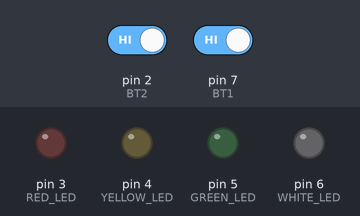
The sketch below on a simulated Arduino Uno, built with avr-gcc and run on an emulated ATmega328P. Shown: output pins drawn as LEDs (lit = HIGH). Dashed ring = blinking. Inputs (shaded band) come from the test bench; at power-on: pin 7 (BT1) HIGH, pin 2 (BT2) HIGH.

Above: at 1.2 s.
1.3 s: pin 7 (BT1) driven LOW
At 1.4 s:
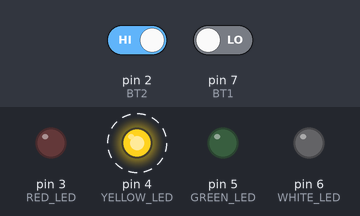
4.3 s: pin 2 (BT2) driven LOW
At 4.41 s:
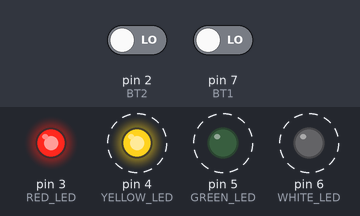
7.3 s: pin 7 (BT1) driven HIGH
At 7.3 s:
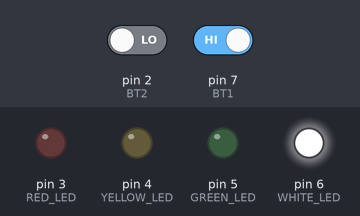
Timing chart, 0 to 10.3 s (numbered marks = the images above; inputs shaded):
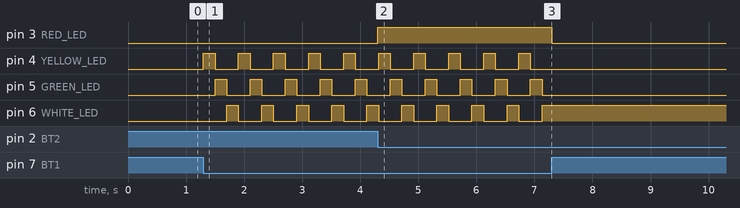

The sketch:

electrostimulator.ino
```cpp
// Definindo as entradas de cada componente do sistema
int BT1 = 7;
int BT2 = 2;
int RED_LED = 3;
int YELLOW_LED = 4;
int GREEN_LED = 5;
int WHITE_LED = 6;
int DEBOUNCE_DELAY = 200;

int lastDebounceTime = 0;
int stim_mode = -1;
unsigned long bt2PressStartTime = 0;
bool redLedOn = false;
bool bt2Held = false;

void setup()
{
    Serial.begin(9600);

    // Declarando os componentes como entrada e saída
    pinMode(RED_LED, OUTPUT);
    pinMode(YELLOW_LED, OUTPUT);
    pinMode(GREEN_LED, OUTPUT);
    pinMode(WHITE_LED, OUTPUT);
    pinMode(BT1, INPUT);
    pinMode(BT2, INPUT);
}

void loop()
{
    int bt1_clicked = !digitalRead(BT1);
  	int currentMillis = millis();

    // Esta condicional é responsável pela eliminação do ruído ao clica em BT1
    if (bt1_clicked && (currentMillis - lastDebounceTime) > DEBOUNCE_DELAY)
    {

      	// Definindo qual LED será acesso conforme o clique em BT1
        stim_mode = (stim_mode+1) % 3;
        switch(stim_mode)
        {
            case 0:
                digitalWrite(YELLOW_LED, HIGH);
                digitalWrite(GREEN_LED, LOW);
                digitalWrite(WHITE_LED, LOW);
                break;

            case 1:
                digitalWrite(YELLOW_LED, LOW);
                digitalWrite(GREEN_LED, HIGH);
                digitalWrite(WHITE_LED, LOW);
                break;

            case 2:
                digitalWrite(YELLOW_LED, LOW);
                digitalWrite(GREEN_LED, LOW);
                digitalWrite(WHITE_LED, HIGH);
                break;

            default:
                Serial.println("Something is wrong. Exiting...");
                break;
        }

        lastDebounceTime = currentMillis;
    }


    // Lógica para BT2
    int bt2_state = !digitalRead(BT2);

    if (bt2_state)
    {
        // Esta condicional liga o LED vermelho apenas se o botão BT2 não estiver sendo pressionado
        if (!redLedOn && !bt2Held)
        {
            digitalWrite(RED_LED, HIGH);
            redLedOn = true;
            bt2PressStartTime = millis();
        }

        // Esta condicional verifica o tempo que o botão BT2 foi mantido pressionado
        else if (millis() - bt2PressStartTime >= 3000)
        {
            digitalWrite(RED_LED, LOW);
            redLedOn = false;
            bt2Held = true;
        }
    }
    else
    {
        // Reiniciando a contagem para o caso do botão BT2 ser solto antes dos 3 segundos
        bt2Held = false;
        bt2PressStartTime = millis();
    }
}
```

Measured:
- after the input at 1.3 s, pin 4 (YELLOW_LED): alternates HIGH for 0.20 s and LOW for 0.40 s, starting at once; pin 5 (GREEN_LED): alternates HIGH for 0.20 s and LOW for 0.40 s, starting after 0.20 s; pin 6 (WHITE_LED): alternates HIGH for 0.20 s and LOW for 0.40 s, starting after 0.40 s
- after the input at 4.3 s, pin 3 (RED_LED): LOW → HIGH at once, → LOW 3.0 s later
- after the input at 7.3 s, pin 4 (YELLOW_LED), pin 5 (GREEN_LED): stops changing and stays LOW; pin 6 (WHITE_LED): stops changing and stays HIGH
